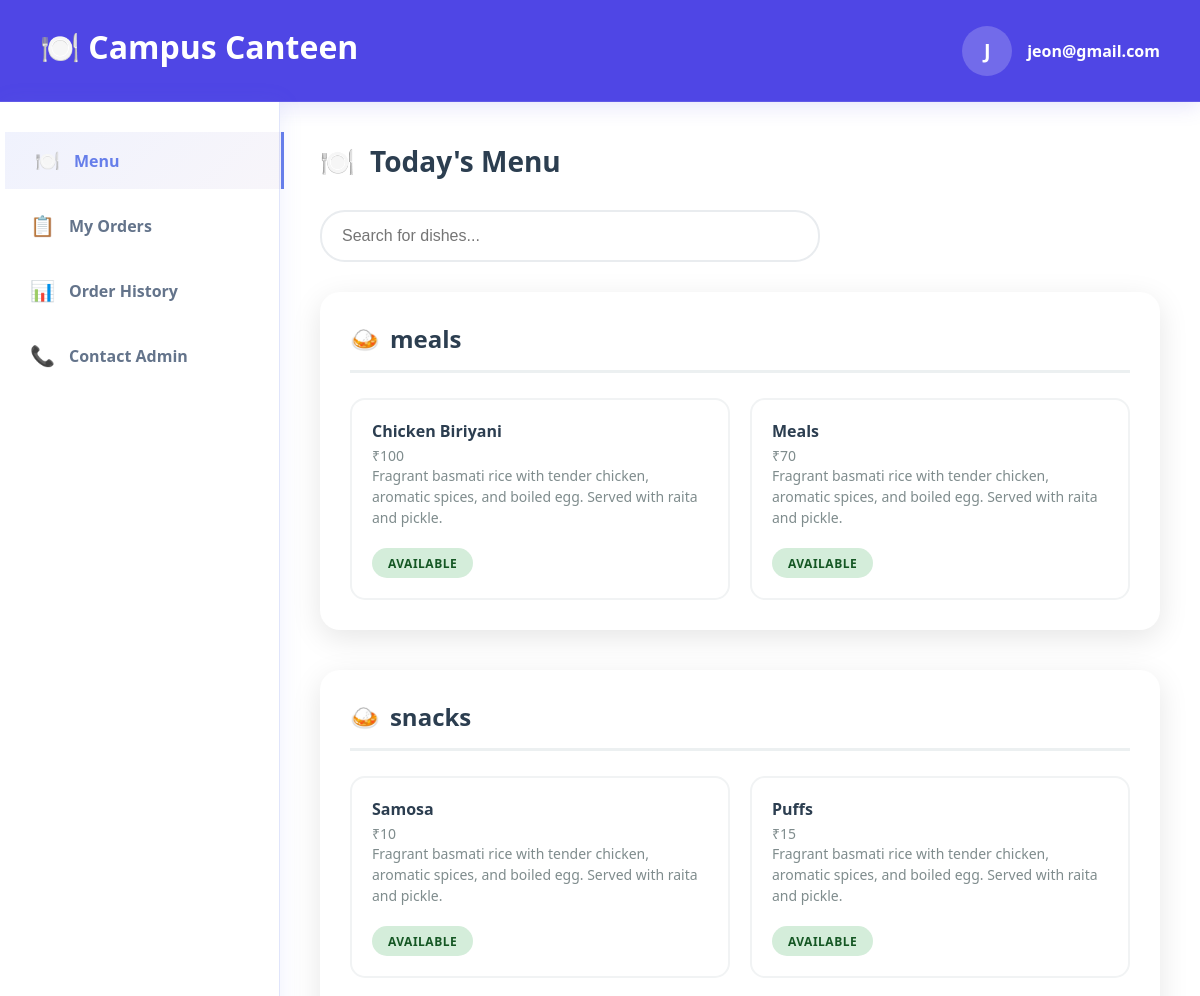
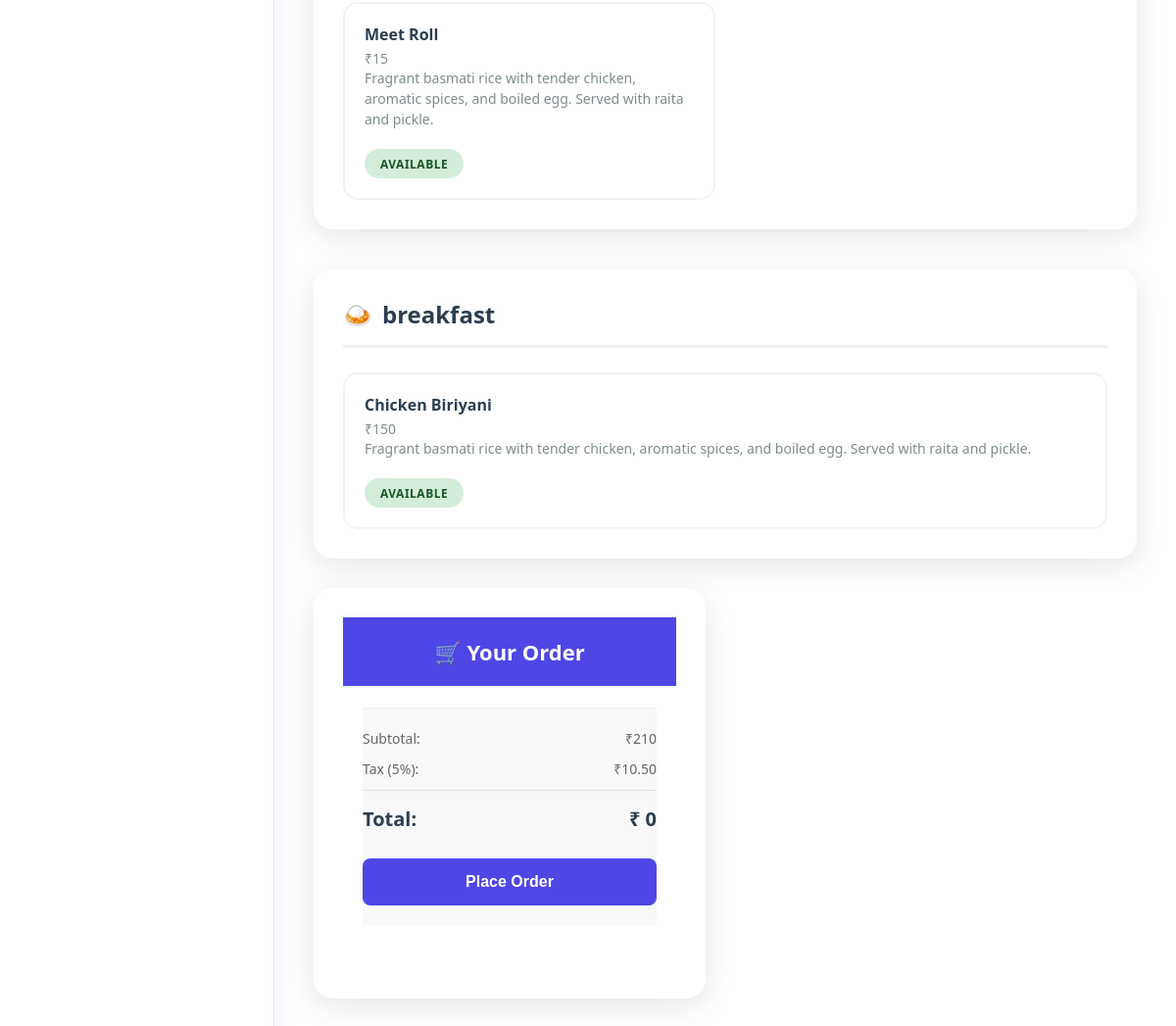
Page /public/students (signed in) on the committed database (2 pictures, top to bottom).
### tables this page shows
CREATE TABLE `items` (
  `id` int NOT NULL,
  `name` varchar(50) DEFAULT NULL,
  `price` decimal(5,0) NOT NULL,
  `canteen_id` int DEFAULT NULL,
  `image_location` varchar(255) DEFAULT NULL,
  `status` enum('available','unavailable') NOT NULL DEFAULT 'available',
  `description` text NOT NULL,
  `category_id` int DEFAULT NULL
);

### app/controllers/Students.php (called while the page is built, shortened)
<?php
class Students extends Controller
{
    public function index()
    {
        $cart = new Cart;
        $student_id = $_SESSION['STUDENT']->id;
        $college_id = $_SESSION['STUDENT']->college_id;
        $sql = "select canteen.id as canteen_id,items.id as item_id,
        items.name as item_name,categories.name as category_name,
        items.price as price from items join canteen on items.canteen_id = canteen.id join
        categories on items.category_id = categories.id join college
         on canteen.college_id = college.id where college.id = $college_id";
        $items = $this->query($sql);
        if (!empty($items)) {
            foreach ($items as $item) {
                $category = $item->category_name;
                if (!isset($grouped[$category])) {
                    $grouped[$category] = [];
                }
                $grouped[$category][] = $item;
            }
            $data['grouped'] = $grouped;
        }
        $carts = $cart->join(
            ['items' => 'cart.item_id = items.id'],
            ['cart.student_id' => $student_id],
            'cart.*, items.name,items.price,items.canteen_id',
            'asc',
            'date'
        );
        $data['carts'] = $carts;
        $data['total'] = 0;
        $this->view('students/index', $data);
    }
}

### app/core/App.php (called while the page is built, shortened)
<?php
class App
{
    private $method = 'index';
    private function splitURL()
    {
        $URL = $_GET['url'] ?? 'home';
        $URL = explode("/", trim($URL, "/"));
        return $URL;
    }
    public function loadController()
    {
        $URL = $this->splitURL();
        $filename = "../app/controllers/" . ucfirst($URL[0]) . ".php";
        if (file_exists($filename)) {
            unset($URL[0]);
        } else {
            $filename = "../app/controllers/_404.php";
            if (file_exists($filename)) {
                require $filename;
                $this->controller = "_404";
            }
        }
        $controller = new $this->controller();
        call_user_func_array([$controller, $this->method], $URL);
    }
}

### public/index.php (called while the page is built, shortened)
<?php
$app = new App;
$app->loadController();

### app/core/Database.php (called while the page is built, shortened)
<?php
trait Database
{
    private function connect()
    {
        $string = "mysql:hostname=" . DBHOST . ";dbname=" . DBNAME;
        $con = new PDO($string, DBUSER, DBPASS);
        $con->setAttribute(PDO::ATTR_ERRMODE, PDO::ERRMODE_EXCEPTION);
        return $con;
    }
    public function query($query, $data = [], $returnInsertId = false)
    {
        $con = $this->connect();
        $stm = $con->prepare($query);
        $check  = $stm->execute($data);
        if ($check) {
            $result = $stm->fetchAll(PDO::FETCH_OBJ);
            if (is_array($result) && count($result)) {
                return $result;
            }
        }
        return false;
    }
}

### app/core/Model.php (called while the page is built, shortened)
<?php
trait Model
{
    protected $order_type = "desc";
    protected $order_column = "id";
    public function where($data, $data_not = [], $limit = '', $custom = '', $order_by = '', $order_type = '')
    {
        $keys = array_keys($data);
        $query = "select * from $this->table where ";
        foreach ($keys as $key) {
            $query .= $key . " = :" . $key . " AND ";
        }
        $query = trim($query, " AND ");
        $query .= " order by $this->order_column $this->order_type ";
        $data = array_merge($data, $data_not);
        return $this->query($query, $data);
    }
    public function join($joins = [], $where = [], $selectColumns = '*', $order_type = '', $order_by = '', $limit = '')
    {
        $query = "SELECT {$selectColumns} FROM {$this->table} ";
        foreach ($joins as $table => $onCondition) {
            $query .= "JOIN {$table} ON {$onCondition} ";
        }
        if (!empty($where)) {
            $query .= "WHERE ";
            foreach ($where as $condition => $value) {
                if (preg_match('/(.+)\s(>=|<=|<>|!=|=|>|<|LIKE)$/i', $condition, $matches)) {
                    $column = $matches[1];
                    $operator = $matches[2];
                } else {
                    $column = $condition;
                    $operator = '=';
                }
                $placeholder = str_replace(['.', ' '], '_', $column);
                $query .= "$column $operator :$placeholder AND ";
                $where[$placeholder] = $value;
                unset($where[$condition]);
            }
            $query = rtrim($query, ' AND ');
        }
        if (!empty($order_by)) {
            $this->order_column = $order_by;
        }
        if (!empty($order_type)) {
            $this->order_type = $order_type;
        }
        $query .= " ORDER BY {$this->order_column} {$this->order_type}";
        return $this->query($query, $where);
    }
}

### app/views/students/index.view.php (the view, shortened to what this page needs)
<!DOCTYPE html>
<html lang="en">
<head>
    <link rel="stylesheet" href="<?= ROOT ?>assets/css/index.css">
</head>
<body>
    <div class="app-container">
        <?php
        require 'header.view.php';
        ?>
        <div class="main-content">
            <?php
            require 'sidebar.view.php';
            ?>
            <div class="content-area">
                <div id="menu-page" class="page active">
                    <div class="page-title">
                        <span>🍽️</span>
                        <span>Today's Menu</span>
                    </div>
                    <input type="text" class="search-bar" data-from="s" placeholder="Search for dishes..." id="searchInput">
                    <div class="menu-grid">
                        <div class="menu-categories">
                            <?php if (!empty($grouped)): ?>
                                <?php foreach ($grouped as $key => $values): ?>
                                    <div class="category-section">
                                        <h2 class="category-title">
                                            <span>🍛</span>
                                            <span><?= $key ?></span>
                                        </h2>
                                        <div class="menu-items-grid">
                                            <?php foreach ($values as $value): ?>
                                                <div class="menu-item" data-item-id="<?= $value->item_id ?>">
                                                    <div class="item-header">
                                                        <div class="item-name"><?= ucwords($value->item_name) ?></div>
                                                        <div class="item-price">₹<?= $value->price ?></div>
                                                    </div>
                                                    <div class="item-description">Fragrant basmati rice with tender chicken, aromatic spices, and boiled egg. Served with raita and pickle.</div>
                                                    <div class="item-footer">
                                                        <div class="availability available">Available</div>
                                                    </div>
                                                </div>
                                            <?php endforeach; ?>
                                        </div>
                                    </div>
                                <?php endforeach; ?>
                            <?php endif; ?>
                        </div>
                        <div class="cart-panel">
                            <div class="cart-header">
                                <span class="cart-title">🛒 Your Order</span>
                            </div>
                            <div class="cart-items cart-item-template" id="cart-items">
                                <div class="cart-summary" id="cart-summary">
                                    <div class="summary-row">
                                        <span>Subtotal:</span>
                                        <span id="subtotal">₹210</span>
                                    </div>
                                    <div class="summary-row">
                                        <span>Tax (5%):</span>
                                        <span id="tax">₹10.50</span>
                                    </div>
                                    <div class="summary-row summary-total">
                                        <span>Total:</span>
                                        <span id="total">₹ <h1=3 id="full-total-price"><?= $total ?></h3></span>
                                    </div>
                                    <button class="checkout-btn" id="checkout-btn">
                                        Place Order
                                    </button>
                                </div>
                            </div>
                        </div>
                    </div>
</body>
</html>

### public/assets/css/index.css (style rules this page uses)
* { margin: 0; padding: 0; box-sizing: border-box; }
body { font-family: "Segoe UI", Tahoma, Geneva, Verdana, sans-serif; min-height: 100vh; color: #333; overflow-x: hidden; }
.app-container { margin: 0 auto; background: white; min-height: 100vh; box-shadow: 0 0 30px rgba(0, 0, 0, 0.2); }
.cart-panel { width: 400px; background: white; border-radius: 20px; padding: 30px; box-shadow: 0 8px 30px rgba(0, 0, 0, 0.1); position: sticky; top: 40px; height: fit-content; overflow: hidden; }
.item-footer { display: flex; justify-content: space-between; align-items: center; }
.cart-header { display: flex; align-items: center; justify-content: center; gap: 12px; padding: 20px 0; background: #4f46e5; color: white; border-bottom: 2px solid #f1f3f4; }
.cart-title { font-size: 22px; font-weight: bold; color: #fff; text-align: center; }
.cart-items { padding: 20px; margin-bottom: 25px; max-height: 400px; overflow-y: auto; }
.cart-item-name, .item-name { font-weight: 600; font-size: 16px; color: #2c3e50; margin-bottom: 4px; }
.cart-item-price, .item-price { font-size: 14px; color: #7f8c8d; }
.cart-summary { padding: 20px 0; border-top: 2px solid #f1f3f4; background: #f9f9f9; }
.summary-row { display: flex; justify-content: space-between; margin-bottom: 12px; font-size: 14px; color: #666; }
.summary-total { font-weight: bold; font-size: 20px; color: #2c3e50; border-top: 1px solid #dee2e6; padding-top: 15px; }
.checkout-btn, .addCart-btn, .addCart-btn-success { width: 100%; padding: 15px; background: #4f46e5; color: white; border: none; border-radius: 8px; font-size: 16px; font-weight: 600; cursor: pointer; transition: all 0.3s; margin-top: 15px; }
.main-content { display: flex; min-height: calc(100vh - 120px); }
.menu-grid { display: grid; grid-template-columns: 1fr 350px; gap: 40px; }
.menu-categories { display: flex; flex-direction: column; gap: 40px; }
.category-section { background: white; border-radius: 20px; padding: 30px; box-shadow: 0 8px 30px rgba(0, 0, 0, 0.1); }
.category-title { font-size: 24px; font-weight: bold; color: #2c3e50; margin-bottom: 25px; padding-bottom: 15px; border-bottom: 3px solid #ecf0f1; display: flex; align-items: center; gap: 10px; }
.menu-items-grid { display: grid; grid-template-columns: repeat(auto-fit, minmax(320px, 1fr)); gap: 20px; }
.menu-item { background: #fff; border-radius: 15px; padding: 20px; border: 2px solid #f1f3f4; transition: all 0.3s ease; cursor: pointer; }
.item-description { color: #7f8c8d; font-size: 14px; margin-bottom: 20px; line-height: 1.5; }
.availability { padding: 7px 16px; border-radius: 25px; font-size: 12px; font-weight: 700; text-transform: uppercase; letter-spacing: 0.5px; height: 30px; }
.available { background: #d4edda; color: #155724; }
.page-title { font-size: 28px; font-weight: bold; color: #2c3e50; margin-bottom: 30px; display: flex; align-items: center; gap: 15px; }
.search-bar { width: 100%; max-width: 500px; padding: 15px 20px; border: 2px solid #e9ecef; border-radius: 25px; font-size: 16px; margin-bottom: 30px; transition: all 0.3s ease; }
@media (max-width: 1200px) { .menu-grid { grid-template-columns: 1fr; gap: 30px; } }
@media (max-width: 1200px) { .cart-panel { position: relative; top: 0; } }

### public/assets/css/sidebar.css (style rules this page uses)
.content-area { flex: 1; padding: 40px; overflow-y: auto; }

### rows in the picture
items: name "Chicken Biriyani", price "100"
items: name "Meals", price "70"
items: name "Samosa", price "10"
items: name "Puffs", price "15"
items: name "Meet Roll", price "15"
items: name "Chicken Biriyani", price "150"

### other values in the picture
$_SESSION['STUDENT']->email[0] "J"
$_SESSION['STUDENT']->email "jeon@gmail.com"
$key "meals"
$key "snacks"
$key "breakfast"
$total "0"
